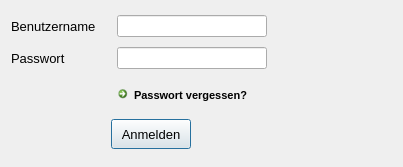
<?xml version="1.0" encoding="UTF-8"?>
<ui version="4.0">
 <class>Dialog</class>
 <widget class="QDialog" name="Dialog">
  <property name="geometry">
   <rect>
    <x>0</x>
    <y>0</y>
    <width>403</width>
    <height>167</height>
   </rect>
  </property>
  <property name="windowTitle">
   <string>Dialog</string>
  </property>
  <layout class="QHBoxLayout" name="horizontalLayout_5">
   <item>
    <layout class="QVBoxLayout" name="verticalLayout">
     <item>
      <layout class="QHBoxLayout" name="horizontalLayout">
       <item>
        <widget class="QLabel" name="l_username">
         <property name="minimumSize">
          <size>
           <width>100</width>
           <height>0</height>
          </size>
         </property>
         <property name="maximumSize">
          <size>
           <width>100</width>
           <height>16777215</height>
          </size>
         </property>
         <property name="font">
          <font>
           <pointsize>10</pointsize>
          </font>
         </property>
         <property name="text">
          <string>Benutzername</string>
         </property>
        </widget>
       </item>
       <item>
        <widget class="QLineEdit" name="t_username">
         <property name="minimumSize">
          <size>
           <width>150</width>
           <height>0</height>
          </size>
         </property>
         <property name="maximumSize">
          <size>
           <width>250</width>
           <height>16777215</height>
          </size>
         </property>
        </widget>
       </item>
       <item>
        <spacer name="horizontalSpacer_5">
         <property name="orientation">
          <enum>Qt::Horizontal</enum>
         </property>
         <property name="sizeHint" stdset="0">
          <size>
           <width>40</width>
           <height>20</height>
          </size>
         </property>
        </spacer>
       </item>
      </layout>
     </item>
     <item>
      <layout class="QHBoxLayout" name="horizontalLayout_2">
       <item>
        <widget class="QLabel" name="l_password">
         <property name="minimumSize">
          <size>
           <width>100</width>
           <height>0</height>
          </size>
         </property>
         <property name="maximumSize">
          <size>
           <width>100</width>
           <height>16777215</height>
          </size>
         </property>
         <property name="font">
          <font>
           <pointsize>10</pointsize>
          </font>
         </property>
         <property name="text">
          <string>Passwort</string>
         </property>
        </widget>
       </item>
       <item>
        <widget class="QLineEdit" name="t_password">
         <property name="minimumSize">
          <size>
           <width>150</width>
           <height>0</height>
          </size>
         </property>
         <property name="maximumSize">
          <size>
           <width>250</width>
           <height>16777215</height>
          </size>
         </property>
         <property name="inputMethodHints">
          <set>Qt::ImhNoAutoUppercase|Qt::ImhNoPredictiveText|Qt::ImhSensitiveData</set>
         </property>
         <property name="echoMode">
          <enum>QLineEdit::PasswordEchoOnEdit</enum>
         </property>
        </widget>
       </item>
       <item>
        <spacer name="horizontalSpacer_6">
         <property name="orientation">
          <enum>Qt::Horizontal</enum>
         </property>
         <property name="sizeHint" stdset="0">
          <size>
           <width>40</width>
           <height>20</height>
          </size>
         </property>
        </spacer>
       </item>
      </layout>
     </item>
     <item>
      <layout class="QHBoxLayout" name="horizontalLayout_3">
       <item>
        <spacer name="horizontalSpacer">
         <property name="orientation">
          <enum>Qt::Horizontal</enum>
         </property>
         <property name="sizeType">
          <enum>QSizePolicy::Fixed</enum>
         </property>
         <property name="sizeHint" stdset="0">
          <size>
           <width>100</width>
           <height>13</height>
          </size>
         </property>
        </spacer>
       </item>
       <item>
        <widget class="QCommandLinkButton" name="b_password_lost">
         <property name="minimumSize">
          <size>
           <width>0</width>
           <height>20</height>
          </size>
         </property>
         <property name="maximumSize">
          <size>
           <width>16777215</width>
           <height>30</height>
          </size>
         </property>
         <property name="font">
          <font>
           <family>Segoe UI</family>
           <pointsize>8</pointsize>
          </font>
         </property>
         <property name="text">
          <string>Passwort vergessen?</string>
         </property>
         <property name="iconSize">
          <size>
           <width>10</width>
           <height>10</height>
          </size>
         </property>
        </widget>
       </item>
       <item>
        <spacer name="horizontalSpacer_4">
         <property name="orientation">
          <enum>Qt::Horizontal</enum>
         </property>
         <property name="sizeHint" stdset="0">
          <size>
           <width>40</width>
           <height>20</height>
          </size>
         </property>
        </spacer>
       </item>
      </layout>
     </item>
     <item>
      <layout class="QHBoxLayout" name="horizontalLayout_4">
       <item>
        <spacer name="horizontalSpacer_3">
         <property name="orientation">
          <enum>Qt::Horizontal</enum>
         </property>
         <property name="sizeType">
          <enum>QSizePolicy::Fixed</enum>
         </property>
         <property name="sizeHint" stdset="0">
          <size>
           <width>100</width>
           <height>20</height>
          </size>
         </property>
        </spacer>
       </item>
       <item>
        <widget class="QPushButton" name="b_login">
         <property name="minimumSize">
          <size>
           <width>50</width>
           <height>20</height>
          </size>
         </property>
         <property name="maximumSize">
          <size>
           <width>150</width>
           <height>30</height>
          </size>
         </property>
         <property name="font">
          <font>
           <pointsize>10</pointsize>
          </font>
         </property>
         <property name="text">
          <string>Anmelden</string>
         </property>
         <property name="default">
          <bool>true</bool>
         </property>
        </widget>
       </item>
       <item>
        <spacer name="horizontalSpacer_2">
         <property name="orientation">
          <enum>Qt::Horizontal</enum>
         </property>
         <property name="sizeHint" stdset="0">
          <size>
           <width>148</width>
           <height>20</height>
          </size>
         </property>
        </spacer>
       </item>
      </layout>
     </item>
    </layout>
   </item>
  </layout>
 </widget>
 <resources/>
 <connections/>
</ui>
